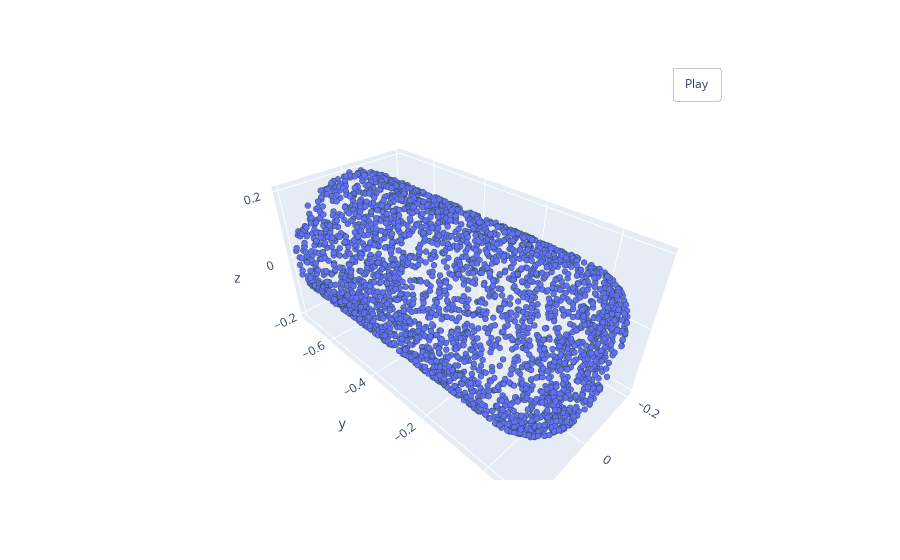

Write notebook code for a chart like this one.
### Code cell
pointcloud = PointSampler(3000)((verts, faces))
pcshow(*pointcloud.T)

### Figure 1 — Plotly figure (JSON) as saved in the notebook; plotly's stock layout.template omitted (floating-point values rounded to 4 significant figures; data arrays with more than 128 entries replaced by an {"elided": "..."} marker saying what was removed)
{"data": [{"marker": {"line": {"color": "DarkSlateGrey", "width": 2}, "size": 2}, "mode": "markers", "type": "scatter3d", "x": {"elided": "3000 float values"}, "y": {"elided": "3000 float values"}, "z": {"elided": "3000 float values"}}], "layout": {"updatemenus": [{"buttons": [{"args": [null, {"frame": {"duration": 50, "redraw": true}, "fromcurrent": true, "mode": "immediate", "transition": {"duration": 0}}], "label": "Play", "method": "animate"}], "pad": {"r": 10, "t": 45}, "showactive": false, "type": "buttons", "x": 0.8, "xanchor": "left", "y": 1, "yanchor": "bottom"}]}}
